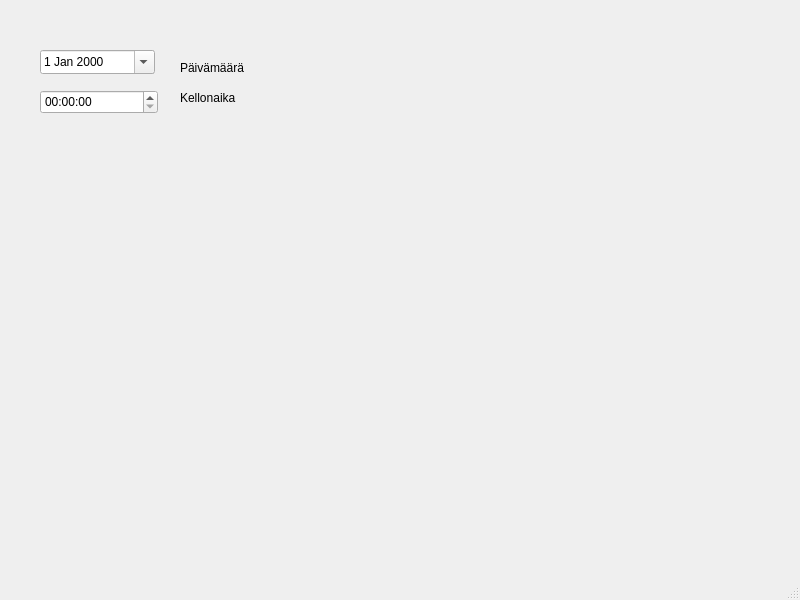
<?xml version="1.0" encoding="UTF-8"?>
<ui version="4.0">
 <class>MainWindow</class>
 <widget class="QMainWindow" name="MainWindow">
  <property name="geometry">
   <rect>
    <x>0</x>
    <y>0</y>
    <width>800</width>
    <height>600</height>
   </rect>
  </property>
  <property name="windowTitle">
   <string>MainWindow</string>
  </property>
  <widget class="QWidget" name="centralwidget">
   <widget class="QDateEdit" name="dateEdit">
    <property name="geometry">
     <rect>
      <x>40</x>
      <y>50</y>
      <width>115</width>
      <height>24</height>
     </rect>
    </property>
    <property name="calendarPopup">
     <bool>true</bool>
    </property>
   </widget>
   <widget class="QLabel" name="dateLabel">
    <property name="geometry">
     <rect>
      <x>180</x>
      <y>60</y>
      <width>71</width>
      <height>16</height>
     </rect>
    </property>
    <property name="text">
     <string>Päivämäärä</string>
    </property>
   </widget>
   <widget class="QTimeEdit" name="timeEdit">
    <property name="geometry">
     <rect>
      <x>40</x>
      <y>90</y>
      <width>118</width>
      <height>24</height>
     </rect>
    </property>
    <property name="calendarPopup">
     <bool>true</bool>
    </property>
   </widget>
   <widget class="QLabel" name="timeLabel">
    <property name="geometry">
     <rect>
      <x>180</x>
      <y>90</y>
      <width>71</width>
      <height>16</height>
     </rect>
    </property>
    <property name="text">
     <string>Kellonaika</string>
    </property>
   </widget>
  </widget>
  <widget class="QMenuBar" name="menubar">
   <property name="geometry">
    <rect>
     <x>0</x>
     <y>0</y>
     <width>800</width>
     <height>33</height>
    </rect>
   </property>
  </widget>
  <widget class="QStatusBar" name="statusbar"/>
 </widget>
 <resources/>
 <connections/>
</ui>
